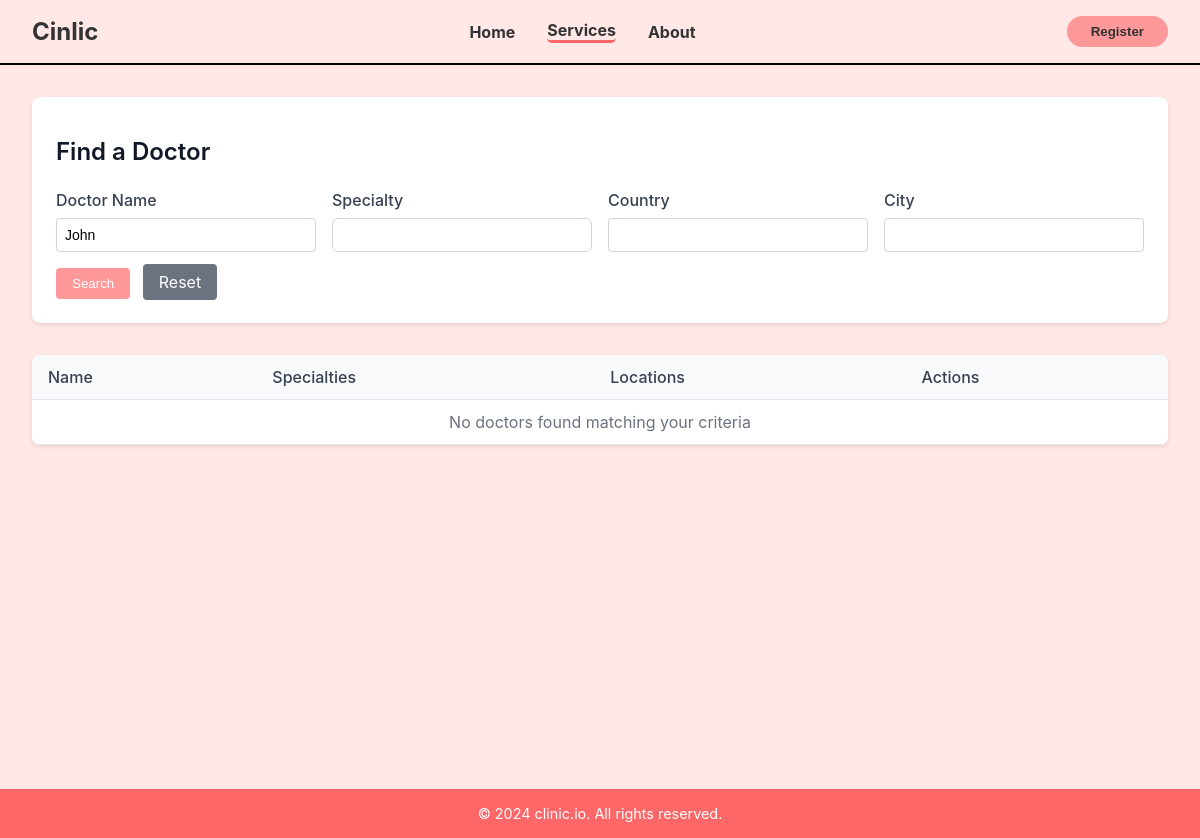
The page /search.php?name=John on the database as committed earlier.
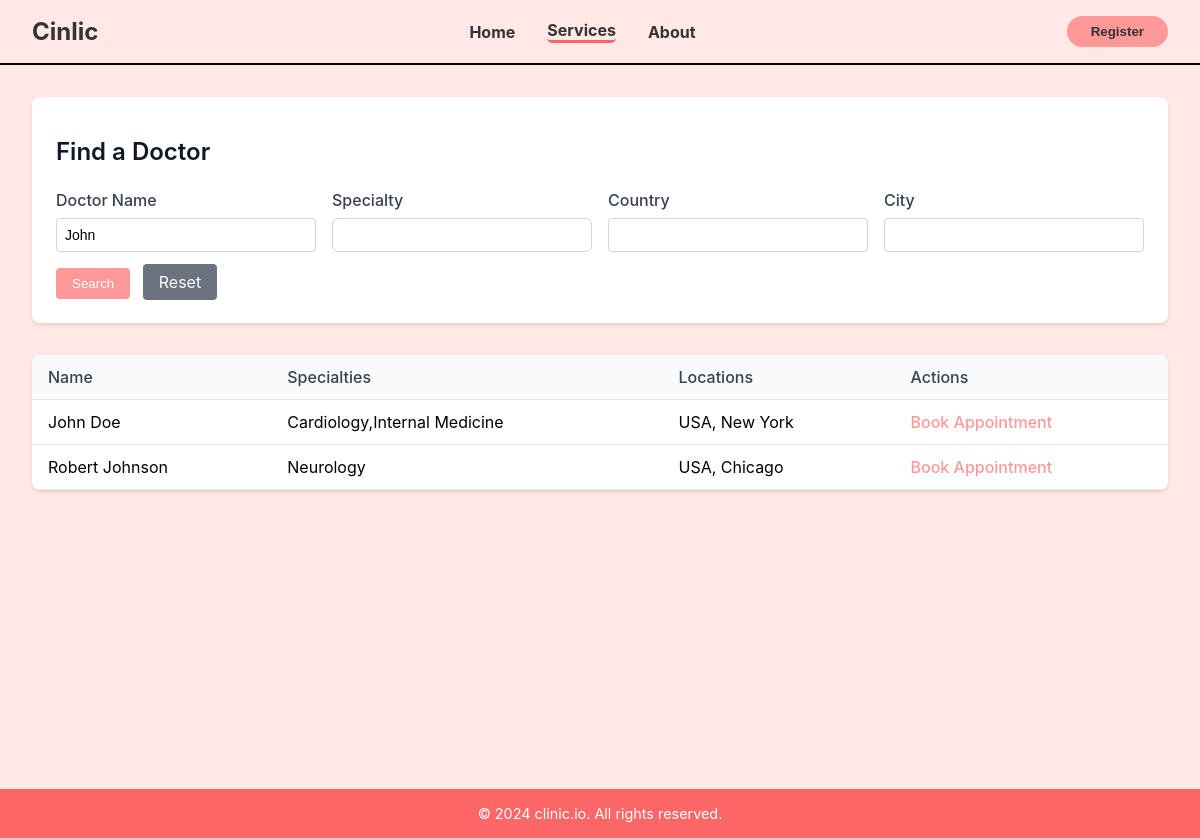
The same page on the database as committed later.
### tables this page shows
CREATE TABLE IF NOT EXISTS patient ( 
    ID INT NOT NULL PRIMARY KEY AUTO_INCREMENT, 
    First_Name VARCHAR(50) NOT NULL,
    Last_Name VARCHAR(50) NOT NULL, 
    Email VARCHAR(100) NOT NULL UNIQUE, 
    pwd VARCHAR(255) NOT NULL, 
    phoneNum VARCHAR(15) NOT NULL, 
    DOB DATE NOT NULL, 
    gender VARCHAR(10) NOT NULL, 
    BloodType VARCHAR(3) NOT NULL,
    Created_AT TIMESTAMP DEFAULT CURRENT_TIMESTAMP,
    Updated_AT TIMESTAMP DEFAULT CURRENT_TIMESTAMP ON UPDATE CURRENT_TIMESTAMP, 
    Session_ID VARCHAR(128) DEFAULT NULL,
    CONSTRAINT chk_gender CHECK (gender IN ('Male', 'Female')),
    CONSTRAINT chk_bloodtype CHECK (BloodType IN ('A+', 'A-', 'B+', 'B-', 'AB+', 'AB-', 'O+', 'O-'))
);

### includes/search_model.inc.php (called while the page is built, shortened)
<?php
function findDoctors($pdo, array $params, array $where_conditions)
{
    $query = "
    SELECT DISTINCT
        p.ID,
        p.First_Name,
        p.Last_Name,
        GROUP_CONCAT(DISTINCT s.Specialty_Name) as Specialties,
        GROUP_CONCAT(DISTINCT CONCAT(l.Country, ', ', l.City)) as Locations
    FROM patient p
    INNER JOIN doctor d ON p.ID = d.ID
    LEFT JOIN specialty s ON d.ID = s.DoctorID
    LEFT JOIN appointment a ON d.ID = a.DoctorID
    LEFT JOIN location l ON a.LocationID = l.ID
";
    if (!empty($where_conditions)) {
        $query .= " WHERE " . implode(" AND ", $where_conditions);
    }
    $query .= " GROUP BY p.ID, p.First_Name, p.Last_Name";
    try {
        $stmt = $pdo->prepare($query);
        $stmt->execute($params);
        return  $stmt->fetchAll();
    } catch (PDOException $e) {
        error_log("Query failed: " . $e->getMessage());
        return [];
    }
}

### search.php (the view, shortened to what the changed rows need)
<?php
try {
    $db = Database::getInstance();
    $pdo = $db->getConnection();
    $pdo->setAttribute(PDO::ATTR_ERRMODE, PDO::ERRMODE_EXCEPTION);
} catch (PDOException $e) {
    die("Connection failed: " . $e->getMessage());
}
$where_conditions = [];
$params = [];
if (!empty($_GET['name'])) {
    $name = $_GET['name'];
    $where_conditions[] = "(p.First_Name LIKE :name OR p.Last_Name LIKE :name2)";
    $params[':name'] = "%$name%";
    $params[':name2'] = "%$name%";
}
require_once 'includes/search_model.inc.php';
$results = findDoctors($pdo, $params, $where_conditions);
function h($str)
{
    return htmlspecialchars($str, ENT_QUOTES, 'UTF-8');
}
?>
<!DOCTYPE html>
<html lang="en">
<head>
    <link rel="stylesheet" href="css/layout.css">
    <link rel="stylesheet" href="css/search.css">
</head>
<body>
    <main>
        <div class="search-container">
            <h1 style="margin-bottom: 1.5rem; color: #111827; font-size: 1.5rem; font-weight: 600;">Find a Doctor</h1>
        </div>
        <table class="results-table">
            <thead>
                <tr>
                    <th>Name</th>
                    <th>Specialties</th>
                    <th>Locations</th>
                    <th>Actions</th>
                </tr>
            </thead>
            <tbody>
                <?php if (!empty($results)): ?>
                    <?php foreach ($results as $row): ?>
                        <tr>
                            <td><?= h($row['First_Name'] . ' ' . $row['Last_Name']) ?></td>
                            <td><?= h($row['Specialties'] ?? 'Not specified') ?></td>
                            <td><?= h($row['Locations'] ?? 'Not specified') ?></td>
                            <td>
                                <a href="appointment.php?doctor_id=<?= h($row['ID']) ?>" class="book-btn">
                                    Book Appointment
                                </a>
                            </td>
                        </tr>
                    <?php endforeach; ?>
                <?php else: ?>
                    <tr>
                        <td colspan="4" class="no-results">
                            No doctors found matching your criteria
                        </td>
                    </tr>
                <?php endif; ?>
            </tbody>
        </table>
    </main>
</body>
</html>

Rows that differ between the two databases and show on the page:
added patient: First_Name+Last_Name "John Doe", Specialties "Cardiology,Internal Medicine", Locations "USA, New York"
added patient: First_Name+Last_Name "Robert Johnson", Specialties "Neurology", Locations "USA, Chicago"
Other text that changed with them:
text no longer shown: "No doctors found matching your criteria"
